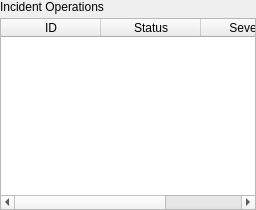
<?xml version="1.0" encoding="UTF-8"?>
<ui version="4.0">
 <class>IncidentOperationsView</class>
 <widget class="QWidget" name="incidentOperationsView">
  <layout class="QVBoxLayout" name="mainLayout">
   <property name="leftMargin"><number>0</number></property>
   <property name="topMargin"><number>0</number></property>
   <property name="rightMargin"><number>0</number></property>
   <property name="bottomMargin"><number>0</number></property>
   <property name="spacing"><number>4</number></property>
   <item>
    <widget class="QLabel" name="headerLabel">
     <property name="text"><string>Incident Operations</string></property>
    </widget>
   </item>
   <item>
    <widget class="QTableWidget" name="incidentTable">
     <column><property name="text"><string>ID</string></property></column>
     <column><property name="text"><string>Status</string></property></column>
     <column><property name="text"><string>Severity</string></property></column>
    </widget>
   </item>
  </layout>
 </widget>
 <layoutdefault spacing="6" margin="11"/>
 <resources/>
 <connections/>
</ui>
